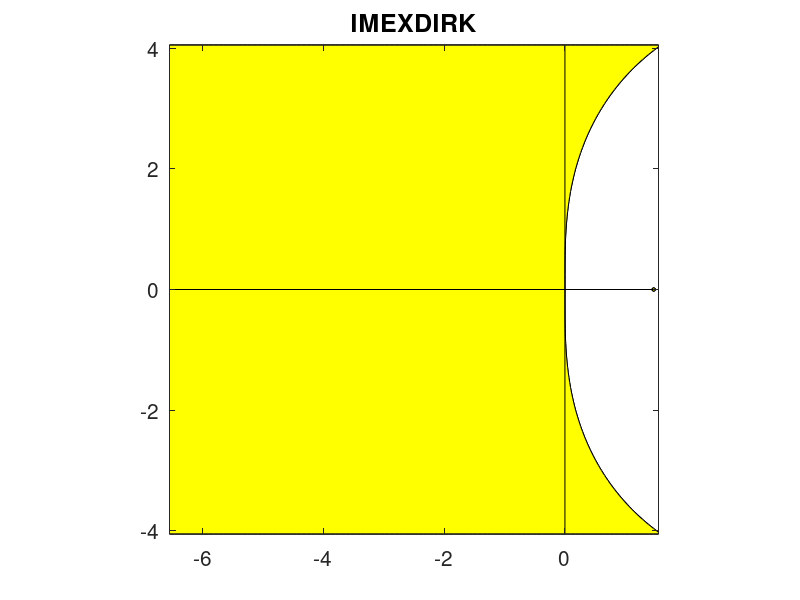
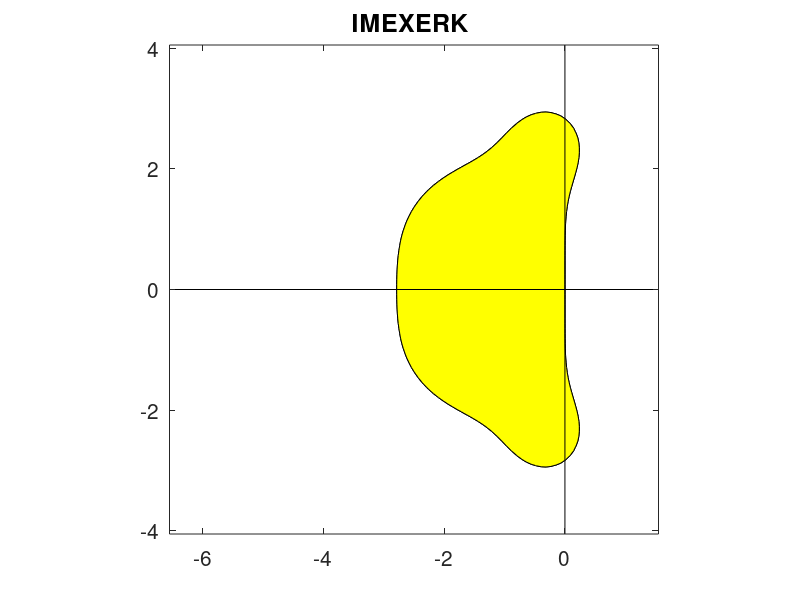

The MATLAB source for these figures, in order:
% script NR_StabContoursFull.m                          % Numerical Renaissance Codebase 1.0
Np=101; V=[1 1.0000000001];
name = strvcat('EE','IE','CN','RK2','RK3','RK4','AB2','AB3','AB4','AB5','NR_AB6', ...
               'AM3','AM4','AM5','AM6','BDF2','BDF3','BDF4','BDF5','BDF6', ...
               'ESD2','ESD3','ESD4','ESD5','ESD6','ESD7','ESD8','ESD9', ...
               'GLRK4','GLRK6','DIRK4','DIRK42p','RK4352R','RK4353R','RK5483R','CNtheta','CNphi','IMEXDIRK','IMEXERK');
for k=38:39
  switch k
    case {1,2,3},                   B=[ -2.55; 2.05; -2.25; 2.25];  % bounds for EE, IE, CN
    case {4,5,6},                   B=[ -4.05; 2.05; -3.05; 3.05];  % bounds for RK
    case {7,8,9,10,11},             B=[ -1.35; 0.35; -0.85; 0.85];  % bounds for AB
    case {12,13,14,15},             B=[ -6.55; 0.55; -3.55; 3.55];  % bounds for AM
    case {16,17,18,19,20},          B=[-11.05; 5.05; -8.05; 8.05];  % bounds for BDF
    case {21,22,23,24,25,26,27,28}, B=[-11.05; 5.05; -8.05; 8.05];  % bounds for ESD
    case 29, B=[ -5.01; 9.01; -7.01; 7.01];                         % GLRK4
      A=zeros(2); A(1,1)=1/4; A(1,2)=1/4-sqrt(3)/6; A(2,1)=1/4+sqrt(3)/6; A(2,2)=1/4; b(1)=1/2; b(2)=1/2; 
    case 30, B=[ -5.01; 9.01; -7.01; 7.01];                         % GLRK6
      A=zeros(3); A(1,1)=5/36; A(1,2)=2/9-sqrt(15)/15; A(1,3)=5/36-sqrt(15)/30;                          
      A(2,1)=5/36+sqrt(15)/24; A(2,2)=2/9; A(2,3)=5/36-sqrt(15)/24;
      A(3,1)=5/36+sqrt(15)/30; A(3,2)=2/9+sqrt(15)/15; A(3,3)=5/36; b(1)=5/18; b(2)=8/18; b(3)=5/18; 
    case 31, B=[ -5.01; 9.01; -7.01; 7.01];                         % DIRK4
      gamma=sqrt(2)*cos(acos(sqrt(2^3)/3)/3+4*pi/3)+1;                                        
      A=zeros(4); A(2,1)=gamma; A(2,2)=gamma; A(3,3)=gamma; A(4,4)=gamma;
      A(3,1)=(-20*gamma^2+10*gamma-1)/(4*gamma); A(3,2)=(4*gamma-1)*(2*gamma-1)/(4*gamma);
      A(4,1)=(24*gamma^3-36*gamma^2+12*gamma-1)/(12*gamma*(1-2*gamma)); A(4,2)=(12*gamma^2-6*gamma+1)/(12*gamma*(1-4*gamma));
      A(4,3)=(6*gamma^2-6*gamma+1)/(3*(4*gamma-1)*(2*gamma-1)); b=A(4,:)';     
    case 32, B=[ -5.01; 9.01; -7.01; 7.01];                         % DIRK42p
      A=zeros(4); A(1,1)=1; A(2,2)=3/5; A(3,3)=1; A(4,4)=3/5;                               
      A(3,1)=171/44; A(3,2)=-215/44; A(4,1)=-43/20; A(4,2)=39/20;
      b(1)=11/72; b(2)=25/72; b(3)=11/72; b(4)=25/72;
    case 33, B=[ -6.55; 1.55; -4.05; 4.05];                         % RK4352R
      A=zeros(5);
      A(2,1)= 970286171893/4311952581923; A(3,2)= 6584761158862/12103376702013; A(4,3)= 2251764453980/15575788980749;
      A(5,4)= 26877169314380/34165994151039; b(1)= 1153189308089/22510343858157; b(2)= 1772645290293/4653164025191; 
      b(3)= -1672844663538/4480602732383; b(4)= 2114624349019/3568978502595; b(5)= 5198255086312/14908931495163;
      A(3:5,1)=b(1); A(4:5,2)=b(2); A(5,3)=b(3);
    case 34, B=[ -6.55; 1.55; -4.05; 4.05];                         % RK4353R
      A=zeros(5);
      A(2,1)= 2365592473904/8146167614645; A(3,2)= 4278267785271/6823155464066; A(4,3)= 2789585899612/8986505720531;
      A(5,4)= 15310836689591/24358012670437; A(3,1)= -722262345248/10870640012513; A(4,2)= 1365858020701/8494387045469;
      A(5,3)= 3819021186/2763618202291; b(1)= 846876320697/6523801458457;  b(2)= 3032295699695/12397907741132;
      b(3)= 612618101729/6534652265123; b(4)= 1155491934595/2954287928812; b(5)= 707644755468/5028292464395;
      A(4:5,1)=b(1); A(5,2)=b(2);
    case 35, B=[ -6.55; 1.55; -4.05; 4.05];                         % RK5483R
      A=zeros(8);
      A(2,1)=141236061735/3636543850841; A(3,2)=7367658691349/25881828075080; A(4,3)=6185269491390/13597512850793;
      A(5,4)=2669739616339/18583622645114; A(6,5)=42158992267337/9664249073111; A(7,6)=970532350048/4459675494195;
      A(8,7)=1415616989537/7108576874996; A(3,1)=- 343061178215/2523150225462; A(4,2)=- 4057757969325/18246604264081;
      A(5,3)=1415180642415/13311741862438; A(6,4)=- 93461894168145/25333855312294; A(7,5)=7285104933991/14106269434317;
      A(8,6)=- 4825949463597/16828400578907; b(1)=  514862045033/4637360145389; b(2)=0; b(3)=0; b(4)=0; 
      b(5)=2561084526938/7959061818733; b(6)=4857652849/7350455163355; b(7)=1059943012790/2822036905401; b(8)=2987336121747/15645656703944;
      A(4:8,1)=b(1); A(5:8,2)=b(2); A(6:8,3)=b(3); A(7:8,4)=b(4); A(8,5)=b(5);
    case {36,37}, B=2.5*[ -1.55; 6.55; -4.05; 4.05];                % CN(theta), CN(phi)
    case 38, B=[ -6.55; 1.55; -4.05; 4.05];                         % IMEX-DIRK
      A=zeros(4); gamma=0.4358665215; delta=-0.644373171; eta=0.3966543747; mu=0.5529291479;
      A(2,2)=gamma; A(3,2)= (1-gamma)/2; A(3,3)= gamma;
      A(4,2)= 1-delta-gamma; A(4,3)= delta; A(4,4)= gamma; b(1)=0;
      b(2)  = 1-delta-gamma; b(3)  = delta; b(4)  = gamma;
    case 39, B=[ -6.55; 1.55; -4.05; 4.05];                         % IMEX-ERK
      A=zeros(4); gamma=0.4358665215; delta=-0.644373171; eta=0.3966543747; mu=0.5529291479;
      A(2,1)=gamma; A(3,1)= (1+gamma)/2-eta; A(3,2)= eta;
      A(4,1)= 1-2*mu; A(4,2)= mu; A(4,3)= mu; b(1)=0;
      b(2)  = 1-delta-gamma; b(3)  = delta; b(4)  = gamma;    
  end % switch
  LR(:,1)=[B(1):(B(2)-B(1))/(Np-1):B(2)]';
  LI(:,1)=[B(3):(B(4)-B(3))/(Np-1):B(4)]';
  for j=1:Np; for i=1:Np;
    L = LR(j) + sqrt(-1) * LI(i);
    switch k
      case  1, sig(i,j)=abs(1+L);                                                                     % EE
      case  2, sig(i,j)=abs(1/(1-L));                                                                 % IE
      case  3, sig(i,j)=abs((1+L/2)/(1-L/2));                                                         % CN
      case  4, sig(i,j)=abs(1+L+L^2/2);                                                               % RK2
      case  5, sig(i,j)=abs(1+L+L^2/2+L^3/6);                                                         % RK3
      case  6, sig(i,j)=abs(1+L+L^2/2+L^3/6+L^4/24);                                                  % RK4
      case  7, sig(i,j)=max(abs(roots([1 -1 0]-[0 3 -1]*L/2)));                                       % AB2
      case  8, sig(i,j)=max(abs(roots([1 -1 0 0]-[0 23 -16 5]*L/12)));                                % AB3
      case  9, sig(i,j)=max(abs(roots([1 -1 0 0 0]-[0 55 -59 37 -9]*L/24)));                          % AB4 
      case 10, sig(i,j)=max(abs(roots([1 -1 0 0 0 0]-[0 1901 -2774 2616 -1274 251]*L/720)));          % AB5
      case 11, sig(i,j)=max(abs(roots([1 -1 0 0 0 0 0]-[0 4277 -7923 9982 -7298 2877 -475]*L/1440))); % NR_AB6
      case 12, sig(i,j)=max(abs(roots([1 -1 0]-[5 8 -1]*L/12)));                                      % AM3
      case 13, sig(i,j)=max(abs(roots([1 -1 0 0]-[9 19 -5 1]*L/24)));                                 % AM4
      case 14, sig(i,j)=max(abs(roots([1 -1 0 0 0]-[251 646 -264 106 -19]*L/720)));                   % AM5
      case 15, sig(i,j)=max(abs(roots([1 -1 0 0 0 0]-[475 1427 -798 482 -173 27]*L/1440)));           % AM6
      case 16, sig(i,j)=max(abs(roots([1 0 0]-[2*L 4 -1]/3)));                                        % BDF2
      case 17, sig(i,j)=max(abs(roots([1 0 0 0]-[6*L 18 -9 2]/11)));                                  % BDF3
      case 18, sig(i,j)=max(abs(roots([1 0 0 0 0]-[12*L 48 -36 16 -3]/25)));                          % BDF4
      case 19, sig(i,j)=max(abs(roots([1 0 0 0 0 0]-[60*L 300 -300 200 -75 12]/137)));                % BDF5
      case 20, sig(i,j)=max(abs(roots([1 0 0 0 0 0 0]-[60*L 360 -450 400 -225 72 -10]/147)));         % BDF6
      case 21, sig(i,j)=max(abs(roots([1 -1]-[2-L 0]*L/2)));                                          % ESD2-9
      case 22, sig(i,j)=max(abs(roots([1 -1]-[4-L 2]*L/6)));          
      case 23, sig(i,j)=max(abs(roots([1 -1 0]-[29-6*L 20 -1]*L/48)));          
      case 24, sig(i,j)=max(abs(roots([1 -1 0 0]-[614-114*L 513 -54 7]*L/1080)));          
      case 25, sig(i,j)=max(abs(roots([1 -1 0 0 0]-[3133-540*L 3008 -492 128 -17]*L/5760)));
      case 26, sig(i,j)=max(abs(roots([1 -1 0 0 0 0]-[317731-51780*L 340440 -76260 29840 -7935 984]*L/604800)));            
      case 27, sig(i,j)=max(abs(roots([1 -1 0 0 0 0 0]-[247021*3-275*420*L 12079*72 -13823*18 8131*16 -5771*9 179*72 -731*2]*L/1451520)));            
      case 28, sig(i,j)=max(abs(roots([1 -1 0 0 0 0 0 0]-[1758023*54-33953*420*L 1147051*105 -133643*315 157513*175 -2797*5250 86791*63 -35453*35 8563*15]*L/190512000)));
      case 29,                                                                                       % GLRK4
        Lmod=(eye(2)-L*A)\[L;L];
        sig(i,j)=abs(1+b(1)*Lmod(1)+b(2)*Lmod(2));
      case 30,                                                                                       % GLRK6
        Lmod=(eye(3)-L*A)\[L;L;L];
        sig(i,j)=abs(1+b(1)*Lmod(1)+b(2)*Lmod(2)+b(3)*Lmod(3));  
      case 31,                                                                                       % DIRK4
        Lmod=(eye(4)-L*A)\[L;L;L;L];
        sig(i,j)=abs(1+b(1)*Lmod(1)+b(2)*Lmod(2)+b(3)*Lmod(3)+b(4)*Lmod(4));    
      case 32,                                                                                       % DIRK42p
        Lmod=(eye(4)-L*A)\[L;L;L;L];
        sig(i,j)=abs(1+b(1)*Lmod(1)+b(2)*Lmod(2)+b(3)*Lmod(3)+b(4)*Lmod(4));    
      case 33,                                                                                       % RK4352R                      
        Lmod=(eye(5)-L*A)\[L;L;L;L;L];
        sig(i,j)=abs(1+b(1)*Lmod(1)+b(2)*Lmod(2)+b(3)*Lmod(3)+b(4)*Lmod(4)+b(5)*Lmod(5)); 
      case 34,                                                                                       % RK4353R
        Lmod=(eye(5)-L*A)\[L;L;L;L;L];
        sig(i,j)=abs(1+b(1)*Lmod(1)+b(2)*Lmod(2)+b(3)*Lmod(3)+b(4)*Lmod(4)+b(5)*Lmod(5));    
      case 35,                                                                                       % RK5483R
        Lmod=(eye(8)-L*A)\[L;L;L;L;L;L;L;L];
        sig(i,j)=abs(1+b(1)*Lmod(1)+b(2)*Lmod(2)+b(3)*Lmod(3)+b(4)*Lmod(4)+b(5)*Lmod(5)+b(6)*Lmod(6)+b(7)*Lmod(7)+b(8)*Lmod(8));    
      case 36,                                                                                       % CN(theta)
        theta=1/8; sig(i,j)=max(abs(roots([1 -1]-((1-theta)*[1 1]/2+theta*[1 0])*L)));
      case 37,                                                                                       % CN(phi)
        phi=1; sig(i,j)=max(abs(roots([1 -1 0]-((1-phi)*[1 1 0]/2+phi*[3 0 1]/4)*L)));
      case 38,                                                                                       % IMEX-DIRK
        Lmod=(eye(4)-L*A)\[L;L;L;L];
        sig(i,j)=abs(1+b(1)*Lmod(1)+b(2)*Lmod(2)+b(3)*Lmod(3)+b(4)*Lmod(4));    
      case 39,                                                                                       % IMEX-ERK
        Lmod=(eye(4)-L*A)\[L;L;L;L];
        sig(i,j)=abs(1+b(1)*Lmod(1)+b(2)*Lmod(2)+b(3)*Lmod(3)+b(4)*Lmod(4));    
    end % switch
  end; end
  figure(k); clf; contourf(LR(:),LI(:),1./sig(:,:),V,'k-'); colormap autumn;
  set(gca,'FontSize',15); axis('square'); title(name(k,:),'FontSize',18); hold on; 
  plot([B(1) B(2)],[0,0],'k-'); plot([0,0],[B(3) B(4)],'k-');
  hold off;  pause(1); eval(['print -depsc ',sprintf('stab%s',name(k,:))])
end % for k
% end script NR_StabContoursFull.m